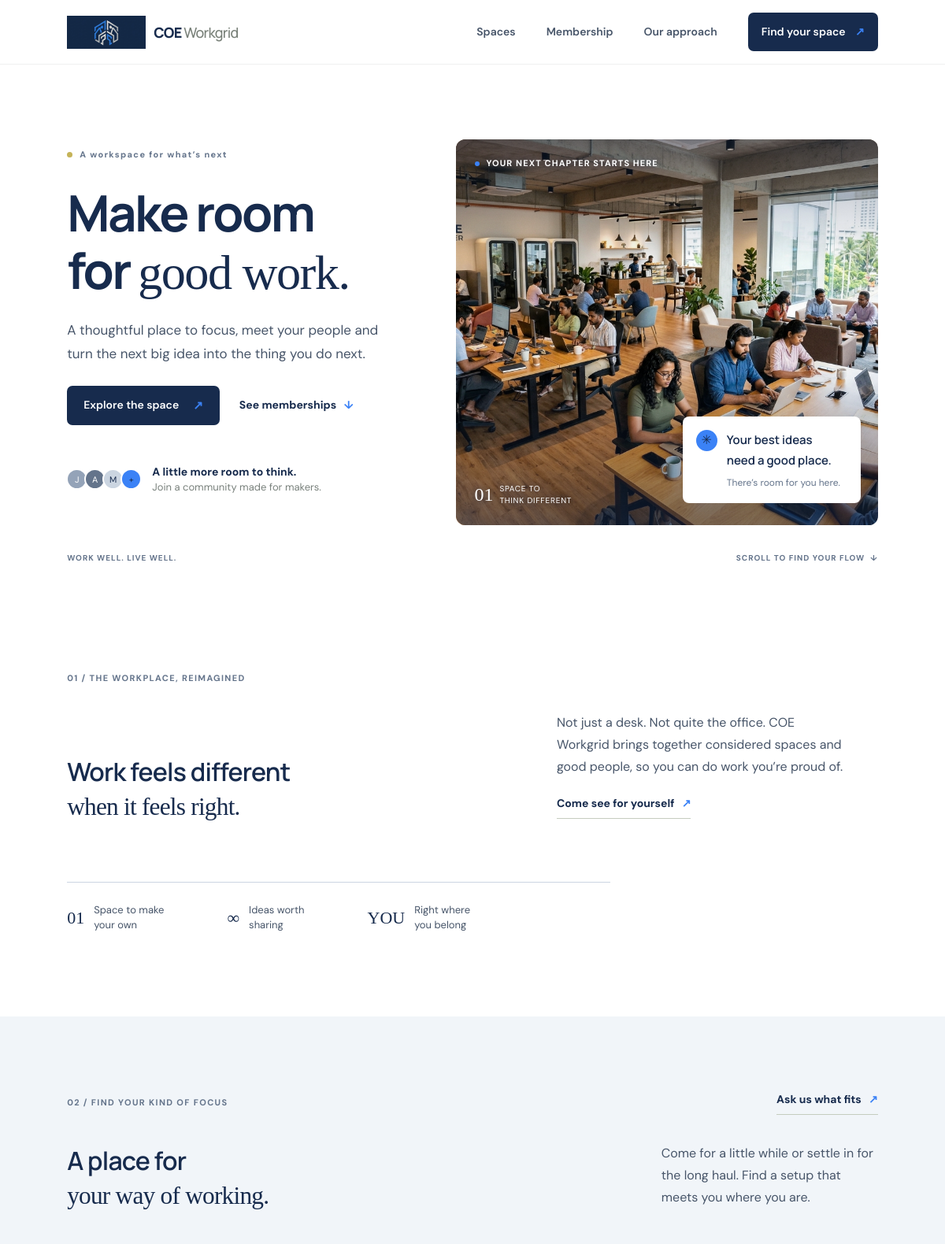
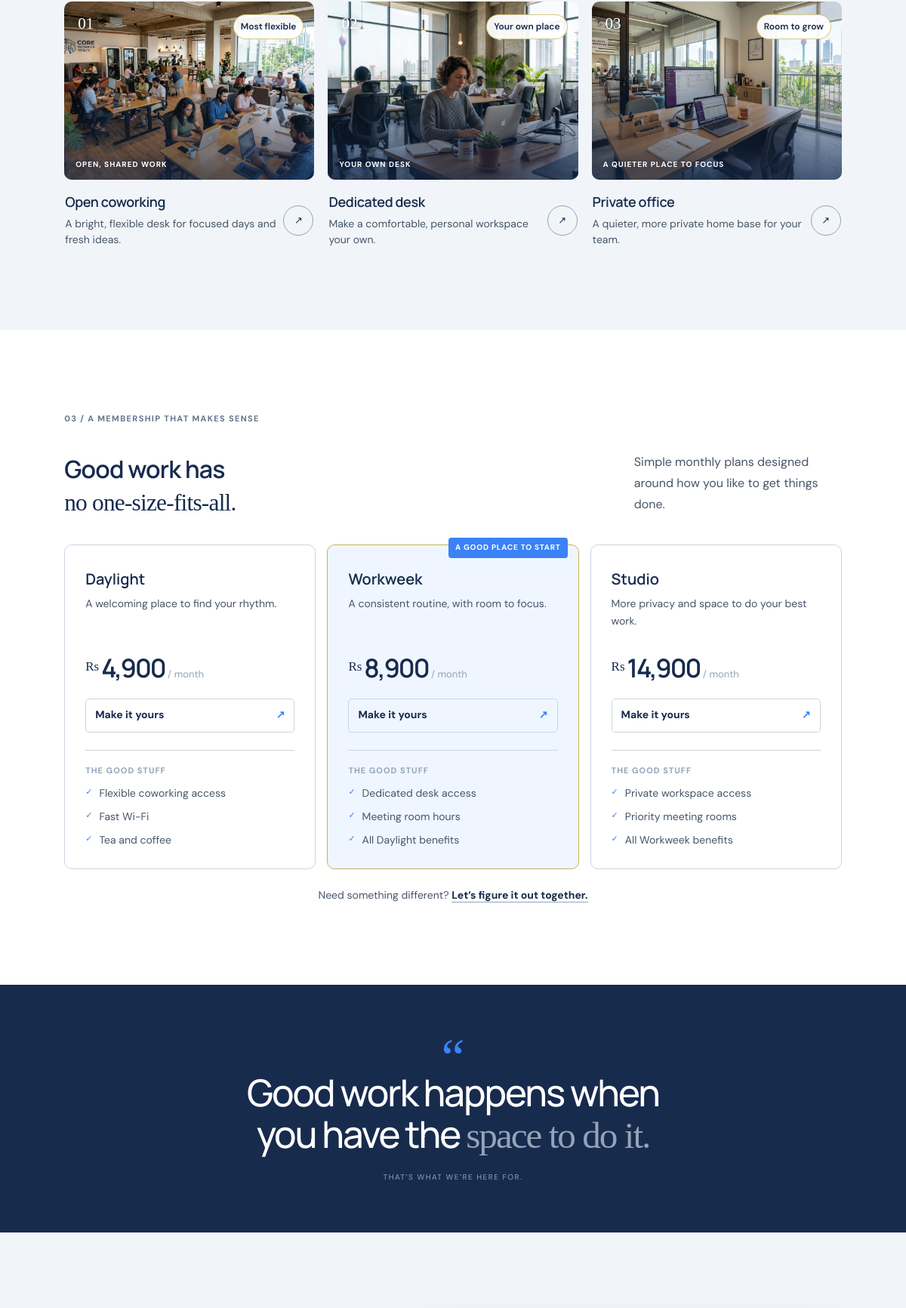
The page / (upper part) on the database its author committed (2 pictures, top to bottom).
### tables this page shows
CREATE TABLE IF NOT EXISTS membership_plans (
    id INT UNSIGNED NOT NULL AUTO_INCREMENT,
    name VARCHAR(100) NOT NULL,
    monthly_price DECIMAL(10, 2) NOT NULL,
    description VARCHAR(500) NOT NULL DEFAULT '',
    features TEXT NOT NULL,
    is_featured TINYINT(1) NOT NULL DEFAULT 0,
    is_active TINYINT(1) NOT NULL DEFAULT 1,
    created_at TIMESTAMP NOT NULL DEFAULT CURRENT_TIMESTAMP,
    PRIMARY KEY (id)
);

### app/helpers.php (called while the page is built, shortened)
<?php
function e(string|int|null $value): string
{
    return htmlspecialchars((string) $value, ENT_QUOTES | ENT_SUBSTITUTE, 'UTF-8');
}

### app/database.php (called while the page is built, shortened)
<?php
function database(): PDO
{
    $localConfigPath = __DIR__ . '/config.local.php';
    $localConfig = is_file($localConfigPath) ? require $localConfigPath : [];
    $host = getenv('DB_HOST') ?: ($localConfig['host'] ?? '127.0.0.1');
    $port = getenv('DB_PORT') ?: ($localConfig['port'] ?? '3306');
    $name = getenv('DB_NAME') ?: ($localConfig['name'] ?? 'coe_workgrid');
    $username = getenv('DB_USER') ?: ($localConfig['username'] ?? 'root');
    $password = getenv('DB_PASSWORD') ?: ($localConfig['password'] ?? '');
    $connection = new PDO(
        "mysql:host={$host};port={$port};dbname={$name};charset=utf8mb4",
        $username,
        $password,
        [
            PDO::ATTR_ERRMODE => PDO::ERRMODE_EXCEPTION,
            PDO::ATTR_DEFAULT_FETCH_MODE => PDO::FETCH_ASSOC,
            PDO::ATTR_EMULATE_PREPARES => false,
        ]
    );
    return $connection;
}

### public/index.php (the view, shortened to what this page needs)
<?php
require_once dirname(__DIR__) . '/app/database.php';
require_once dirname(__DIR__) . '/app/helpers.php';
$workspaces = [
    ['id' => 1, 'name' => 'Open coworking', 'description' => 'A bright, flexible desk for focused days and fresh ideas.', 'tag' => 'Most flexible', 'icon' => '01', 'image' => '/assets/images/work3.jpg', 'image_alt' => 'Members working together in an open coworking studio', 'caption' => 'OPEN, SHARED WORK'],
    ['id' => 2, 'name' => 'Dedicated desk', 'description' => 'Make a comfortable, personal workspace your own.', 'tag' => 'Your own place', 'icon' => '02', 'image' => '/assets/images/work1.jpg', 'image_alt' => 'A dedicated desk in a bright coworking space', 'caption' => 'YOUR OWN DESK'],
    ['id' => 3, 'name' => 'Private office', 'description' => 'A quieter, more private home base for your team.', 'tag' => 'Room to grow', 'icon' => '03', 'image' => '/assets/images/work2.jpg', 'image_alt' => 'A private office desk beside large windows', 'caption' => 'A QUIETER PLACE TO FOCUS'],
];
$plans = [];
try {
    $planRows = database()->query(
        'SELECT id, name, monthly_price, description, features, is_featured
         FROM membership_plans WHERE is_active = 1 ORDER BY id'
    )->fetchAll();
    foreach ($planRows as $planRow) {
        $plans[] = [
            'id' => (int) $planRow['id'],
            'name' => $planRow['name'],
            'price' => number_format((float) $planRow['monthly_price'], 0, '.', ','),
            'description' => $planRow['description'],
            'features' => preg_split('/\r\n|\r|\n/', trim($planRow['features']), -1, PREG_SPLIT_NO_EMPTY) ?: [],
            'featured' => (bool) $planRow['is_featured'],
        ];
    }
} catch (Throwable $exception) {
    error_log('Membership plans could not be loaded: ' . $exception->getMessage());
}
?>
<!doctype html>
<html lang="en">
<head>
    <link rel="stylesheet" href="/assets/css/style.css">
</head>
<body>
<header class="site-header">
    <a class="brand" href="#" aria-label="COE Workgrid home"><img class="brand-logo" src="/images/logo.jpg" alt=""><span>COE<span class="brand-light"> Workgrid</span></span></a>
    <nav class="main-nav" id="main-nav">
        <a href="#spaces">Spaces</a><a href="#membership">Membership</a><a href="#about">Our approach</a>
        <a class="nav-cta" href="#booking">Find your space <span aria-hidden="true">↗</span></a>
    </nav>
</header>
<main>
    <section class="hero">
        <div class="hero-copy">
            <p class="eyebrow"><span class="eyebrow-dot"></span> A workspace for what’s next</p>
            <h1>Make room<br>for <span>good work.</span></h1>
            <p class="hero-description">A thoughtful place to focus, meet your people and turn the next big idea into the thing you do next.</p>
            <div class="hero-actions"><a class="button button-dark" href="#spaces">Explore the space <span>↗</span></a><a class="text-link" href="#membership">See memberships <span>↓</span></a></div>
            <div class="hero-proof"><div class="avatar-stack"><i>J</i><i>A</i><i>M</i><i>+</i></div><p><strong>A little more room to think.</strong><br>Join a community made for makers.</p></div>
        </div>
        <div class="hero-art" aria-label="Video showing a coworking workspace">
            <video class="hero-video" muted loop playsinline preload="metadata" poster="/assets/images/work3.jpg" aria-hidden="true">
                <source src="/assets/videos/videohero.mp4" type="video/mp4">
            </video>
            <div class="art-label"><span class="status-dot"></span> YOUR NEXT CHAPTER STARTS HERE</div>
            <div class="art-note"><span class="note-icon">✳</span><span><b>Your best ideas<br>need a good place.</b><small>There’s room for you here.</small></span></div>
            <div class="art-counter"><b>01</b><span>SPACE TO<br>THINK DIFFERENT</span></div>
        </div>
        <div class="hero-bottom"><span>WORK WELL. LIVE WELL.</span><span>SCROLL TO FIND YOUR FLOW&nbsp; ↓</span></div>
    </section>
    <section class="intro section-wrap" id="about">
        <div class="section-kicker">01 / THE WORKPLACE, REIMAGINED</div>
        <div class="intro-content"><h2>Work feels different<br><span>when it feels right.</span></h2><div><p>Not just a desk. Not quite the office. COE Workgrid brings together considered spaces and good people, so you can do work you’re proud of.</p><a class="underlined-link" href="#booking">Come see for yourself <span>↗</span></a></div></div>
        <div class="intro-stats"><div><strong>01</strong><span>Space to make<br>your own</span></div><div><strong>∞</strong><span>Ideas worth<br>sharing</span></div><div><strong>YOU</strong><span>Right where<br>you belong</span></div></div>
    </section>
    <section class="spaces-section" id="spaces">
        <div class="section-wrap">
            <div class="section-topline"><div class="section-kicker">02 / FIND YOUR KIND OF FOCUS</div><a class="underlined-link" href="#booking">Ask us what fits <span>↗</span></a></div>
            <div class="section-heading"><h2>A place for<br><span>your way of working.</span></h2><p>Come for a little while or settle in for the long haul. Find a setup that meets you where you are.</p></div>
            <div class="space-grid">
                <?php foreach ($workspaces as $index => $space): ?>
                    <article class="space-card space-card-<?= $index + 1 ?>">
                        <div class="space-visual"><img class="space-photo" src="<?= e($space['image']) ?>" alt="<?= e($space['image_alt']) ?>" loading="lazy"><span class="space-number"><?= e($space['icon']) ?></span><span class="space-tag"><?= e($space['tag']) ?></span><span class="visual-caption"><?= e($space['caption']) ?></span></div>
                        <div class="space-info"><div><h3><?= e($space['name']) ?></h3><p><?= e($space['description']) ?></p></div><a href="#booking" aria-label="Ask about <?= e($space['name']) ?>">↗</a></div>
                    </article>
                <?php endforeach; ?>
            </div>
        </div>
    </section>
    <section class="membership-section section-wrap" id="membership">
        <div class="section-kicker">03 / A MEMBERSHIP THAT MAKES SENSE</div>
        <div class="section-heading membership-heading"><h2>Good work has<br><span>no one-size-fits-all.</span></h2><p>Simple monthly plans designed around how you like to get things done.</p></div>
        <div class="plan-grid">
            <?php foreach ($plans as $plan): ?>
                <article class="plan-card<?= !empty($plan['featured']) ? ' plan-featured' : '' ?>">
                    <?php if (!empty($plan['featured'])): ?><span class="plan-badge">A GOOD PLACE TO START</span><?php endif; ?>
                    <p class="plan-name"><?= e($plan['name']) ?></p><p class="plan-description"><?= e($plan['description']) ?></p>
                    <p class="plan-price"><span>Rs</span><?= e($plan['price']) ?><small> / month</small></p>
                    <a class="plan-link" href="#booking">Make it yours <span>↗</span></a>
                    <div class="plan-divider"></div><p class="includes-label">THE GOOD STUFF</p>
                    <ul><?php foreach ($plan['features'] as $feature): ?><li><span>✓</span><?= e($feature) ?></li><?php endforeach; ?></ul>
                </article>
            <?php endforeach; ?>
        </div>
        <p class="plan-note">Need something different? <a href="#booking">Let’s figure it out together.</a></p>
    </section>
    <section class="manifesto">
        <div class="manifesto-mark">“</div><p>Good work happens when<br>you have the <span>space to do it.</span></p><span class="manifesto-caption">THAT’S WHAT WE’RE HERE FOR.</span>
    </section>
    <section class="booking-section" id="booking">
    </section>
</main>
</body>
</html>

### rows shown on the page
membership_plans: name "Daylight", description "A welcoming place to find your rhythm.", price "4,900", feature "Flexible coworking access", feature "Fast Wi-Fi", feature "Tea and coffee"
membership_plans: shows "A GOOD PLACE TO START", name "Workweek", description "A consistent routine, with room to focus.", price "8,900", feature "Dedicated desk access", feature "Meeting room hours", feature "All Daylight benefits"
membership_plans: name "Studio", description "More privacy and space to do your best work.", price "14,900", feature "Private workspace access", feature "Priority meeting rooms", feature "All Workweek benefits"

### other values the page prints
$space['icon'] "01"
$space['tag'] "Most flexible"
$space['caption'] "OPEN, SHARED WORK"
$space['name'] "Open coworking"
$space['description'] "A bright, flexible desk for focused days and fresh ideas."
$space['icon'] "02"
$space['tag'] "Your own place"
$space['caption'] "YOUR OWN DESK"
$space['name'] "Dedicated desk"
$space['description'] "Make a comfortable, personal workspace your own."
$space['icon'] "03"
$space['tag'] "Room to grow"
$space['caption'] "A QUIETER PLACE TO FOCUS"
$space['name'] "Private office"
$space['description'] "A quieter, more private home base for your team."
